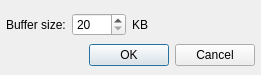
<?xml version="1.0" encoding="UTF-8"?>
<ui version="4.0">
 <class>SettingsDialog</class>
 <widget class="QDialog" name="SettingsDialog">
  <property name="geometry">
   <rect>
    <x>0</x>
    <y>0</y>
    <width>261</width>
    <height>75</height>
   </rect>
  </property>
  <property name="minimumSize">
   <size>
    <width>261</width>
    <height>75</height>
   </size>
  </property>
  <property name="maximumSize">
   <size>
    <width>261</width>
    <height>75</height>
   </size>
  </property>
  <property name="windowTitle">
   <string>Network Plugin Settings</string>
  </property>
  <layout class="QGridLayout" name="gridLayout_2">
   <property name="leftMargin">
    <number>6</number>
   </property>
   <property name="rightMargin">
    <number>6</number>
   </property>
   <property name="bottomMargin">
    <number>6</number>
   </property>
   <item row="0" column="1">
    <widget class="QSpinBox" name="bufferSizeSpinBox">
     <property name="sizePolicy">
      <sizepolicy hsizetype="Preferred" vsizetype="Fixed">
       <horstretch>0</horstretch>
       <verstretch>0</verstretch>
      </sizepolicy>
     </property>
     <property name="minimum">
      <number>20</number>
     </property>
     <property name="maximum">
      <number>1000</number>
     </property>
     <property name="singleStep">
      <number>20</number>
     </property>
    </widget>
   </item>
   <item row="0" column="0">
    <widget class="QLabel" name="label_17_2_2">
     <property name="text">
      <string>Buffer size:</string>
     </property>
     <property name="alignment">
      <set>Qt::AlignLeading|Qt::AlignLeft|Qt::AlignVCenter</set>
     </property>
    </widget>
   </item>
   <item row="1" column="1" colspan="2">
    <widget class="QDialogButtonBox" name="buttonBox">
     <property name="standardButtons">
      <set>QDialogButtonBox::Cancel|QDialogButtonBox::Ok</set>
     </property>
    </widget>
   </item>
   <item row="0" column="2">
    <widget class="QLabel" name="label">
     <property name="sizePolicy">
      <sizepolicy hsizetype="Expanding" vsizetype="Preferred">
       <horstretch>0</horstretch>
       <verstretch>0</verstretch>
      </sizepolicy>
     </property>
     <property name="text">
      <string>KB</string>
     </property>
    </widget>
   </item>
  </layout>
 </widget>
 <resources/>
 <connections>
  <connection>
   <sender>buttonBox</sender>
   <signal>rejected()</signal>
   <receiver>SettingsDialog</receiver>
   <slot>reject()</slot>
   <hints>
    <hint type="sourcelabel">
     <x>303</x>
     <y>259</y>
    </hint>
    <hint type="destinationlabel">
     <x>70</x>
     <y>90</y>
    </hint>
   </hints>
  </connection>
  <connection>
   <sender>buttonBox</sender>
   <signal>accepted()</signal>
   <receiver>SettingsDialog</receiver>
   <slot>accept()</slot>
   <hints>
    <hint type="sourcelabel">
     <x>303</x>
     <y>259</y>
    </hint>
    <hint type="destinationlabel">
     <x>61</x>
     <y>87</y>
    </hint>
   </hints>
  </connection>
 </connections>
</ui>
